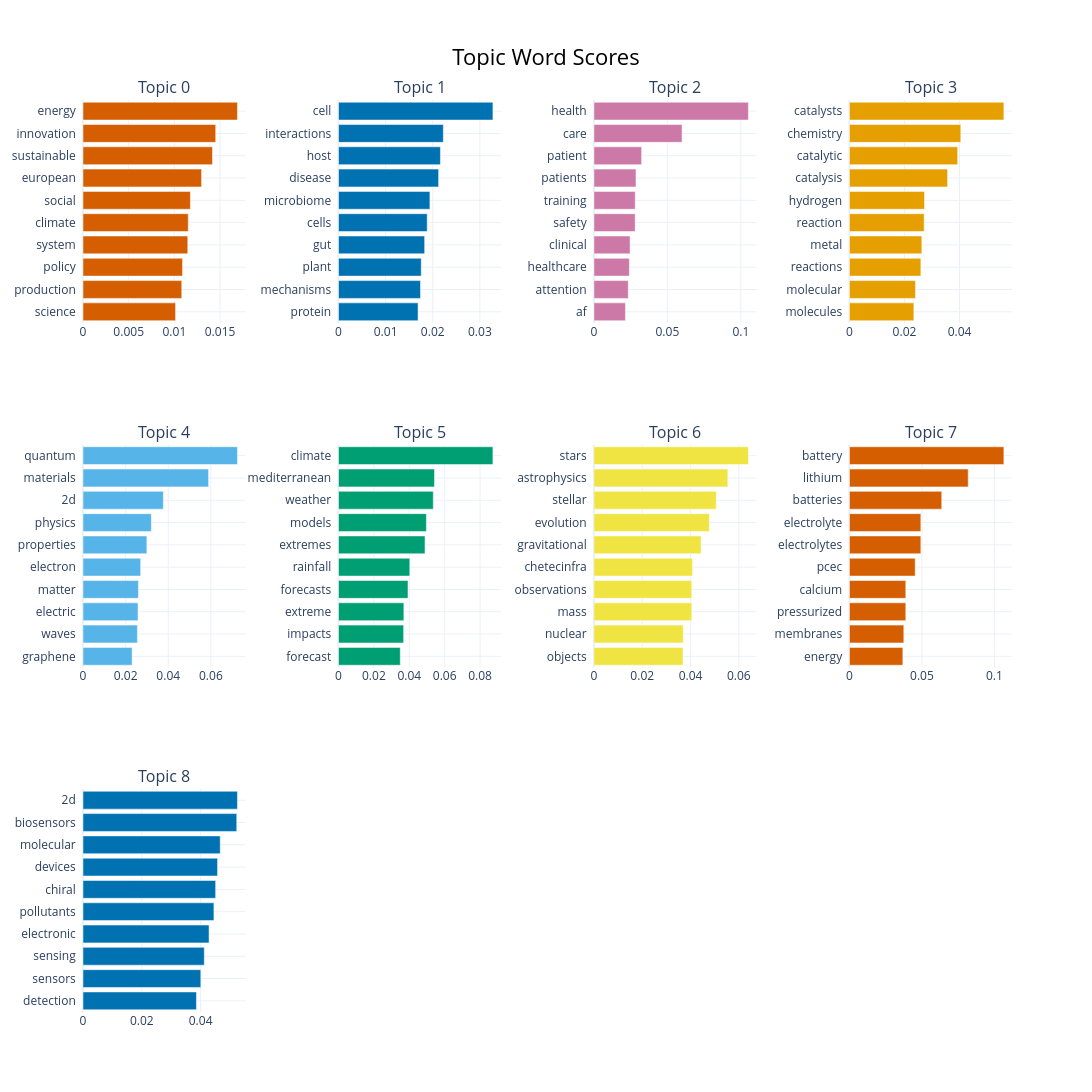

Notebook code cell kept with this figure:
### Code cell
# Visualize the top sample topics.
sample_topic_model.visualize_barchart(top_n_topics=12, n_words=10, width=800, height=400)

### Figure 1 — Plotly figure (JSON) as saved in the notebook; plotly's stock layout.template omitted (floating-point values rounded to 4 significant figures)
{"data": [{"marker": {"color": "#D55E00"}, "orientation": "h", "type": "bar", "x": [0.01013, 0.01081, 0.01089, 0.01147, 0.01152, 0.01175, 0.01298, 0.01417, 0.01452, 0.0169], "xaxis": "x", "y": ["science  ", "production  ", "policy  ", "system  ", "climate  ", "social  ", "european  ", "sustainable  ", "innovation  ", "energy  "], "yaxis": "y"}, {"marker": {"color": "#0072B2"}, "orientation": "h", "type": "bar", "x": [0.01689, 0.0174, 0.01756, 0.01828, 0.01883, 0.0194, 0.02125, 0.02163, 0.02225, 0.03277], "xaxis": "x2", "y": ["protein  ", "mechanisms  ", "plant  ", "gut  ", "cells  ", "microbiome  ", "disease  ", "host  ", "interactions  ", "cell  "], "yaxis": "y2"}, {"marker": {"color": "#CC79A7"}, "orientation": "h", "type": "bar", "x": [0.02143, 0.02335, 0.0241, 0.0246, 0.02805, 0.02812, 0.02863, 0.03245, 0.05999, 0.1051], "xaxis": "x3", "y": ["af  ", "attention  ", "healthcare  ", "clinical  ", "safety  ", "training  ", "patients  ", "patient  ", "care  ", "health  "], "yaxis": "y3"}, {"marker": {"color": "#E69F00"}, "orientation": "h", "type": "bar", "x": [0.02342, 0.02401, 0.02595, 0.02631, 0.02715, 0.02729, 0.03566, 0.03933, 0.04046, 0.05611], "xaxis": "x4", "y": ["molecules  ", "molecular  ", "reactions  ", "metal  ", "reaction  ", "hydrogen  ", "catalysis  ", "catalytic  ", "chemistry  ", "catalysts  "], "yaxis": "y4"}, {"marker": {"color": "#56B4E9"}, "orientation": "h", "type": "bar", "x": [0.02304, 0.02554, 0.02581, 0.026, 0.02706, 0.02997, 0.03206, 0.0377, 0.05893, 0.07247], "xaxis": "x5", "y": ["graphene  ", "waves  ", "electric  ", "matter  ", "electron  ", "properties  ", "physics  ", "2d  ", "materials  ", "quantum  "], "yaxis": "y5"}, {"marker": {"color": "#009E73"}, "orientation": "h", "type": "bar", "x": [0.03492, 0.03681, 0.03694, 0.03928, 0.04028, 0.04889, 0.04968, 0.05358, 0.05426, 0.08726], "xaxis": "x6", "y": ["forecast  ", "impacts  ", "extreme  ", "forecasts  ", "rainfall  ", "extremes  ", "models  ", "weather  ", "mediterranean  ", "climate  "], "yaxis": "y6"}, {"marker": {"color": "#F0E442"}, "orientation": "h", "type": "bar", "x": [0.0369, 0.03698, 0.04053, 0.04053, 0.04086, 0.04436, 0.0478, 0.05068, 0.05546, 0.06398], "xaxis": "x7", "y": ["objects  ", "nuclear  ", "mass  ", "observations  ", "chetecinfra  ", "gravitational  ", "evolution  ", "stellar  ", "astrophysics  ", "stars  "], "yaxis": "y7"}, {"marker": {"color": "#D55E00"}, "orientation": "h", "type": "bar", "x": [0.03683, 0.0375, 0.03887, 0.03887, 0.04534, 0.04924, 0.04924, 0.06366, 0.08189, 0.1065], "xaxis": "x8", "y": ["energy  ", "membranes  ", "pressurized  ", "calcium  ", "pcec  ", "electrolytes  ", "electrolyte  ", "batteries  ", "lithium  ", "battery  "], "yaxis": "y8"}, {"marker": {"color": "#0072B2"}, "orientation": "h", "type": "bar", "x": [0.03857, 0.04006, 0.04124, 0.04286, 0.04451, 0.0451, 0.04575, 0.04666, 0.05227, 0.05251], "xaxis": "x9", "y": ["detection  ", "sensors  ", "sensing  ", "electronic  ", "pollutants  ", "chiral  ", "devices  ", "molecular  ", "biosensors  ", "2d  "], "yaxis": "y9"}], "layout": {"annotations": [{"font": {"size": 16}, "showarrow": false, "text": "Topic 0", "x": 0.0875, "xanchor": "center", "xref": "paper", "y": 1, "yanchor": "bottom", "yref": "paper"}, {"font": {"size": 16}, "showarrow": false, "text": "Topic 1", "x": 0.3625, "xanchor": "center", "xref": "paper", "y": 1, "yanchor": "bottom", "yref": "paper"}, {"font": {"size": 16}, "showarrow": false, "text": "Topic 2", "x": 0.6375, "xanchor": "center", "xref": "paper", "y": 1, "yanchor": "bottom", "yref": "paper"}, {"font": {"size": 16}, "showarrow": false, "text": "Topic 3", "x": 0.9125, "xanchor": "center", "xref": "paper", "y": 1, "yanchor": "bottom", "yref": "paper"}, {"font": {"size": 16}, "showarrow": false, "text": "Topic 4", "x": 0.0875, "xanchor": "center", "xref": "paper", "y": 0.6222, "yanchor": "bottom", "yref": "paper"}, {"font": {"size": 16}, "showarrow": false, "text": "Topic 5", "x": 0.3625, "xanchor": "center", "xref": "paper", "y": 0.6222, "yanchor": "bottom", "yref": "paper"}, {"font": {"size": 16}, "showarrow": false, "text": "Topic 6", "x": 0.6375, "xanchor": "center", "xref": "paper", "y": 0.6222, "yanchor": "bottom", "yref": "paper"}, {"font": {"size": 16}, "showarrow": false, "text": "Topic 7", "x": 0.9125, "xanchor": "center", "xref": "paper", "y": 0.6222, "yanchor": "bottom", "yref": "paper"}, {"font": {"size": 16}, "showarrow": false, "text": "Topic 8", "x": 0.0875, "xanchor": "center", "xref": "paper", "y": 0.2444, "yanchor": "bottom", "yref": "paper"}], "height": 1200, "hoverlabel": {"bgcolor": "white", "font": {"family": "Rockwell", "size": 16}}, "showlegend": false, "title": {"font": {"color": "Black", "size": 22}, "text": "Topic Word Scores", "x": 0.5, "xanchor": "center", "yanchor": "top"}, "width": 3200, "xaxis": {"anchor": "y", "domain": [0, 0.175], "showgrid": true}, "xaxis10": {"anchor": "y10", "domain": [0.275, 0.45], "showgrid": true}, "xaxis11": {"anchor": "y11", "domain": [0.55, 0.725], "showgrid": true}, "xaxis12": {"anchor": "y12", "domain": [0.825, 1], "showgrid": true}, "xaxis2": {"anchor": "y2", "domain": [0.275, 0.45], "showgrid": true}, "xaxis3": {"anchor": "y3", "domain": [0.55, 0.725], "showgrid": true}, "xaxis4": {"anchor": "y4", "domain": [0.825, 1], "showgrid": true}, "xaxis5": {"anchor": "y5", "domain": [0, 0.175], "showgrid": true}, "xaxis6": {"anchor": "y6", "domain": [0.275, 0.45], "showgrid": true}, "xaxis7": {"anchor": "y7", "domain": [0.55, 0.725], "showgrid": true}, "xaxis8": {"anchor": "y8", "domain": [0.825, 1], "showgrid": true}, "xaxis9": {"anchor": "y9", "domain": [0, 0.175], "showgrid": true}, "yaxis": {"anchor": "x", "domain": [0.7556, 1], "showgrid": true}, "yaxis10": {"anchor": "x10", "domain": [0, 0.2444], "showgrid": true}, "yaxis11": {"anchor": "x11", "domain": [0, 0.2444], "showgrid": true}, "yaxis12": {"anchor": "x12", "domain": [0, 0.2444], "showgrid": true}, "yaxis2": {"anchor": "x2", "domain": [0.7556, 1], "showgrid": true}, "yaxis3": {"anchor": "x3", "domain": [0.7556, 1], "showgrid": true}, "yaxis4": {"anchor": "x4", "domain": [0.7556, 1], "showgrid": true}, "yaxis5": {"anchor": "x5", "domain": [0.3778, 0.6222], "showgrid": true}, "yaxis6": {"anchor": "x6", "domain": [0.3778, 0.6222], "showgrid": true}, "yaxis7": {"anchor": "x7", "domain": [0.3778, 0.6222], "showgrid": true}, "yaxis8": {"anchor": "x8", "domain": [0.3778, 0.6222], "showgrid": true}, "yaxis9": {"anchor": "x9", "domain": [0, 0.2444], "showgrid": true}}}
